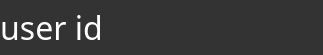
     <widget class="QFrame" name="frame_top">
      <property name="maximumSize">
       <size>
        <width>16777215</width>
        <height>55</height>
       </size>
      </property>
      <property name="frameShape">
       <enum>QFrame::NoFrame</enum>
      </property>
      <property name="frameShadow">
       <enum>QFrame::Plain</enum>
      </property>
      <layout class="QHBoxLayout" name="horizontalLayout">
       <property name="spacing">
        <number>0</number>
       </property>
       <property name="leftMargin">
        <number>0</number>
       </property>
       <property name="topMargin">
        <number>0</number>
       </property>
       <property name="rightMargin">
        <number>0</number>
       </property>
       <property name="bottomMargin">
        <number>0</number>
       </property>
       <item>
        <widget class="QFrame" name="frame_top_east">
         <property name="maximumSize">
          <size>
           <width>16777215</width>
           <height>55</height>
          </size>
         </property>
         <property name="styleSheet">
          <string notr="true">background:rgb(51,51,51);</string>
         </property>
         <property name="frameShape">
          <enum>QFrame::NoFrame</enum>
         </property>
         <property name="frameShadow">
          <enum>QFrame::Plain</enum>
         </property>
         <layout class="QHBoxLayout" name="horizontalLayout_4">
          <property name="spacing">
           <number>0</number>
          </property>
          <property name="leftMargin">
           <number>0</number>
          </property>
          <property name="topMargin">
           <number>0</number>
          </property>
          <property name="rightMargin">
           <number>0</number>
          </property>
          <property name="bottomMargin">
           <number>0</number>
          </property>
          <item>
           <widget class="QFrame" name="frame_appname">
            <property name="frameShape">
             <enum>QFrame::NoFrame</enum>
            </property>
            <property name="frameShadow">
             <enum>QFrame::Plain</enum>
            </property>
            <layout class="QHBoxLayout" name="horizontalLayout_10">
             <property name="spacing">
              <number>7</number>
             </property>
             <property name="leftMargin">
              <number>0</number>
             </property>
             <property name="topMargin">
              <number>0</number>
             </property>
             <property name="rightMargin">
              <number>0</number>
             </property>
             <property name="bottomMargin">
              <number>0</number>
             </property>
             <item>
              <widget class="QLabel" name="lab_user">
               <property name="font">
                <font>
                 <family>Segoe UI Light</family>
                 <pointsize>24</pointsize>
                </font>
               </property>
               <property name="styleSheet">
                <string notr="true">color:rgb(255,255,255);</string>
               </property>
               <property name="text">
                <string>&lt;html&gt;&lt;head/&gt;&lt;body&gt;&lt;p&gt;user id&lt;/p&gt;&lt;/body&gt;&lt;/html&gt;</string>
               </property>
               <property name="alignment">
                <set>Qt::AlignCenter</set>
               </property>
              </widget>
             </item>
            </layout>
           </widget>
          </item>
          <item>
           <widget class="QFrame" name="frame_user">
            <property name="frameShape">
             <enum>QFrame::NoFrame</enum>
            </property>
            <property name="frameShadow">
             <enum>QFrame::Plain</enum>
            </property>
            <layout class="QHBoxLayout" name="horizontalLayout_9">
             <property name="spacing">
              <number>0</number>
             </property>
             <property name="leftMargin">
              <number>0</number>
             </property>
             <property name="topMargin">
              <number>0</number>
             </property>
             <property name="rightMargin">
              <number>0</number>
             </property>
             <property name="bottomMargin">
              <number>0</number>
             </property>
            </layout>
           </widget>
          </item>
          <item>
           <widget class="QFrame" name="frame_person">
            <property name="minimumSize">
             <size>
              <width>55</width>
              <height>55</height>
             </size>
            </property>
            <property name="maximumSize">
             <size>
              <width>55</width>
              <height>55</height>
             </size>
            </property>
            <property name="frameShape">
             <enum>QFrame::NoFrame</enum>
            </property>
            <property name="frameShadow">
             <enum>QFrame::Plain</enum>
            </property>
            <layout class="QHBoxLayout" name="horizontalLayout_8">
             <property name="spacing">
              <number>0</number>
             </property>
             <property name="leftMargin">
              <number>0</number>
             </property>
             <property name="topMargin">
              <number>0</number>
             </property>
             <property name="rightMargin">
              <number>0</number>
             </property>
             <property name="bottomMargin">
              <number>0</number>
             </property>
            </layout>
           </widget>
          </item>
          <item>
           <widget class="QFrame" name="frame_min">
            <property name="minimumSize">
             <size>
              <width>55</width>
              <height>55</height>
             </size>
            </property>
            <property name="maximumSize">
             <size>
              <width>55</width>
              <height>55</height>
             </size>
            </property>
            <property name="frameShape">
             <enum>QFrame::NoFrame</enum>
            </property>
            <property name="frameShadow">
             <enum>QFrame::Plain</enum>
            </property>
            <layout class="QHBoxLayout" name="horizontalLayout_7">
             <property name="spacing">
              <number>0</number>
             </property>
             <property name="leftMargin">
              <number>0</number>
             </property>
             <property name="topMargin">
              <number>0</number>
             </property>
             <property name="rightMargin">
              <number>0</number>
             </property>
             <property name="bottomMargin">
              <number>0</number>
             </property>
            </layout>
           </widget>
          </item>
          <item>
           <widget class="QFrame" name="frame_max">
            <property name="minimumSize">
             <size>
              <width>55</width>
              <height>55</height>
             </size>
            </property>
            <property name="maximumSize">
             <size>
              <width>55</width>
              <height>55</height>
             </size>
            </property>
            <property name="frameShape">
             <enum>QFrame::NoFrame</enum>
            </property>
            <property name="frameShadow">
             <enum>QFrame::Plain</enum>
            </property>
            <layout class="QHBoxLayout" name="horizontalLayout_6">
             <property name="spacing">
              <number>0</number>
             </property>
             <property name="leftMargin">
              <number>0</number>
             </property>
             <property name="topMargin">
              <number>0</number>
             </property>
             <property name="rightMargin">
              <number>0</number>
             </property>
             <property name="bottomMargin">
              <number>0</number>
             </property>
            </layout>
           </widget>
          </item>
          <item>
           <widget class="QFrame" name="frame_close">
            <property name="minimumSize">
             <size>
              <width>55</width>
              <height>55</height>
             </size>
            </property>
            <property name="maximumSize">
             <size>
              <width>55</width>
              <height>55</height>
             </size>
            </property>
            <property name="frameShape">
             <enum>QFrame::NoFrame</enum>
            </property>
            <property name="frameShadow">
             <enum>QFrame::Plain</enum>
            </property>
            <layout class="QHBoxLayout" name="horizontalLayout_5">
             <property name="spacing">
              <number>0</number>
             </property>
             <property name="leftMargin">
              <number>0</number>
             </property>
             <property name="topMargin">
              <number>0</number>
             </property>
             <property name="rightMargin">
              <number>0</number>
             </property>
             <property name="bottomMargin">
              <number>0</number>
             </property>
            </layout>
           </widget>
          </item>
         </layout>
        </widget>
       </item>
      </layout>
     </widget>
